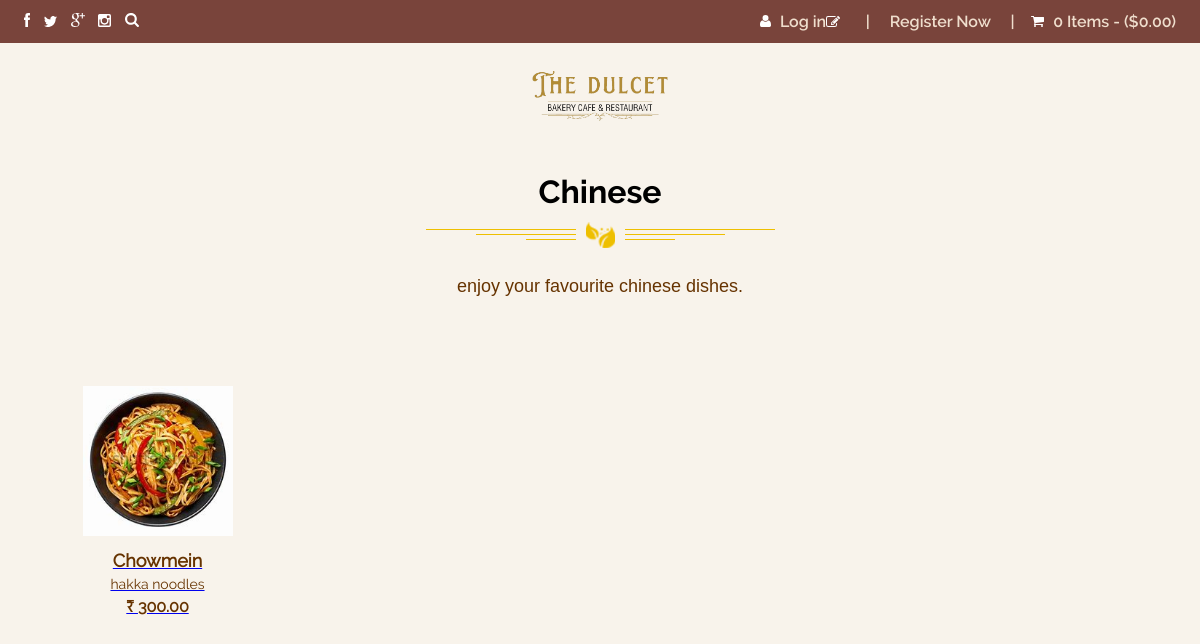
Page /meals/3/ on the committed database.
### order/models.py (models this page shows, shortened)
class Menu(models.Model):
    name = models.CharField(max_length=100)
    description = models.TextField(blank=True)
    image = models.ImageField(upload_to='meals/', blank=False, null=False)

class Dish(models.Model):
    menu = models.ForeignKey(Menu, related_name='dishes', on_delete=models.CASCADE)
    name = models.CharField(max_length=100)
    description = models.TextField()
    price = models.DecimalField(max_digits=6, decimal_places=2)
    is_available = models.BooleanField(default=True)
    image = models.ImageField(upload_to='dishes/',  default='dishes/noodles.png',  blank=True, null=True)

### order/views.py (the view)
# urls.py: path('meals/<int:meal_id>/', views.dish, name='dish'),
def dish(request, meal_id):
    meal = get_object_or_404(Menu, id=meal_id)  # Fetch the selected meal
    dishes = Dish.objects.filter(menu=meal)  # Fetch all dishes in that meal
    return render(request, 'dish.html', {'meal': meal, 'dishes': dishes})

### templates/dish.html (shortened to what this page needs)
{% load static %}
<!DOCTYPE html>
<html lang="en">
<head>
    <link rel="stylesheet" href="{% static 'css/dish.css' %}">
</head>
<body>
    <div class="site-content" style="width: 100%;">
        <header class="topbar">
            <div class="container flex justify-between items-center">
                <div class="icons">
                    <a href="#"><img src="./icons/facebook.svg" alt=""></a>
                    <a href="#"><img src="./icons/twitter.svg" alt=""></a>
                    <a href="#"><img src="./icons/google.svg" alt=""></a>
                    <a href="#"><img src="./icons/instagram.svg" alt=""></a>
                    <a href="#"><img src="./icons/search.svg" alt=""></a>
                </div>
                <div class="auth flex items-center">
                    <div>
                        <img src="./icons/user-icon.svg" alt="">
                        {% if user.is_authenticated %}
                        <a href="/logout/">Logout</a>
                        {% else %}
                        <a href="{% url 'login'%}">Log in</a>
                        {% endif %}
                    </div>
                    <div>
                        <img src="./icons/edit.svg" alt="">
                        {% if user.is_authenticated %}
                        <span></span>
                        {% else %}
                        <span class="divider">|</span>
                        <a href="{% url 'signup'%}">Register Now</a>
                        <span class="divider">|</span>
                        {% endif %}
                    </div>
                    <div>
                        <img src="./icons/cart.svg" alt="">
                        <a href="{% url 'view_cart'%}">0 Items - ($0.00)</a>
                    </div>
                </div>
            </div>
        </header>
    <div class="logo-container">
        <img src="{% static 'Images/name.png' %}" alt="The Dulcet Logo" class="logo-image">
    </div>
    <h1 class="section-heading">{{ meal.name }}
    </h1>
    <p class="section-description">{{ meal.description }}</p>
    <div class="dish-container">
        <div class="dish-list">
            {% for dish in dishes %}
                <a href="{% url 'about_dish' dish.id %}" class="dish-link">
                    <div class="dish-item">
                        <img src="{{ dish.image.url }}" alt="{{ dish.name }}">
                        <div class="dish-details">
                            <p class="dish-name">{{ dish.name }}</p>
                            <p class="dish-description">{{ dish.description }}</p>
                            <p class="dish-price">  ₹ {{ dish.price }}</p>
                        </div>
                    </div>
                </a>
            {% endfor %}
        </div>
    </div>
</body>
</html>

### static/css/dish.css (style rules this page uses)
body { font-family: Arial, sans-serif; margin: 0; padding: 0; background-color: #f8f3eb; }
.logo-container { text-align: center; margin-bottom: 20px; }
.logo-image { max-width: 100%; height: auto; width: 150px; }
.dish-container { padding: 20px; max-width: 1200px; margin: 0 auto; }
.dish-container p { text-align: center; color: #663300; margin-bottom: 30px; }
.dish-list { display: grid; grid-template-columns: repeat(4, 1fr); grid-gap: 20px; justify-items: center; margin-bottom: 20px; }
.dish-item { text-align: center; max-width: 250px; padding: 5px; border-radius: 8px; }
.dish-item img { width: 150px; height: 150px; object-fit: cover; margin-bottom: 10px; }
.dish-details { text-align: center; }
.dish-name { font-size: 18px; font-weight: bold; color: #663300; margin-bottom: 05px !important; }
.dish-description { font-size: 14px; color: #a56336; margin-bottom: 05px !important; }
.dish-price { font-size: 16px; color: #663300; font-weight: bold; }
:root { --primary:#79443b; --secondary:#232B38; --ternary:#6C6C6C; --danger:#FE4545; --pure:#EFDECD; --light:#EFDECD; --heaven:white; --footer:#79443b; }
* { padding:0; margin:0; box-sizing: border-box; }
body { -webkit-font-smoothing:antialiased; font-family: "Raleway-regular"; }
.container { width:100%; padding:o 15px; margin:0 auto; }
@media (min-width:576px) { .container { max-width:540px; } }
@media (min-width: 768px) { .container { max-width: 720px; } }
@media (min-width: 992px) { .container { max-width: 960px; } }
@media (min-width: 1200px) { .container { max-width: 1152px; } }
.site-content { width:100%; height:100%; overflow-x:auto; }
header.topbar { background:#79443b; color:var(--pure); font-family:"Raleway-semibold"; padding:0.75rem 0; }
header.topbar .auth > div a { color:var(--pure); text-decoration: none; }
header.topbar .icons a { margin-right:0.6rem; }
header.topbar .auth .divider { padding:0 1rem; }
header.topbar .auth > div img { margin-right:0.35rem; }
.flex { display:flex; }
.justify-between { justify-content: space-between; }
.items-center { align-items: center; }
header { padding-bottom: 10rem; }
.section-heading { font-family:"Raleway-bold"; text-align:center; Position:relative; margin-bottom:6rem; }
.section-heading:after { content:''; display:block; width: 100%; height:30px; background-image:url(../icons/hr.svg); background-repeat: no-repeat; background-position: center; position:absolute; bottom:-40px; }
.section-description { font-family: "Raleway", sans-serif; text-align: center; font-size: 18px; color: #663300; margin-top: -30px; margin-bottom: 4rem; font-weight: normal; }

### rows in the picture
Menu: name "Chinese", description "enjoy your favourite chinese dishes."
Dish: image (picture), name "Chowmein", description "hakka noodles", price "300.00"
